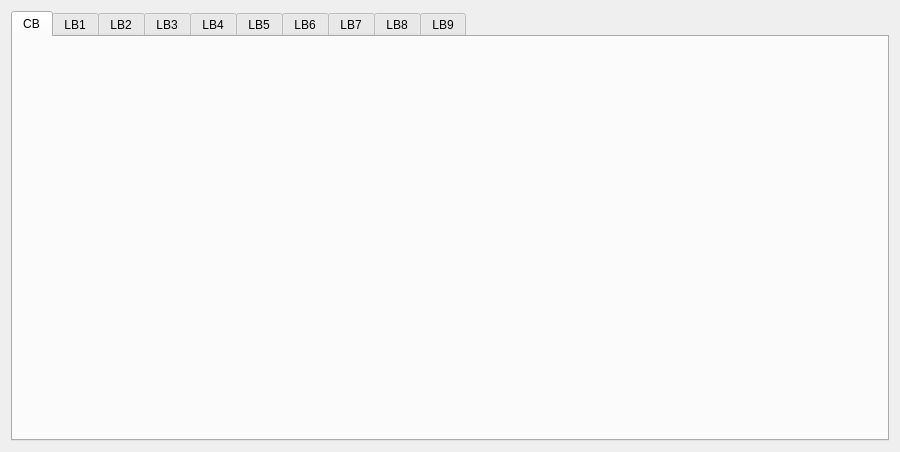
<?xml version="1.0" encoding="UTF-8"?>
<ui version="4.0">
 <class>realTime</class>
 <widget class="QDialog" name="realTime">
  <property name="geometry">
   <rect>
    <x>0</x>
    <y>0</y>
    <width>900</width>
    <height>452</height>
   </rect>
  </property>
  <property name="windowTitle">
   <string>Dialog</string>
  </property>
  <layout class="QGridLayout" name="gridLayout_2">
   <item row="0" column="0">
    <widget class="QTabWidget" name="tabWidget">
     <property name="sizePolicy">
      <sizepolicy hsizetype="Expanding" vsizetype="Expanding">
       <horstretch>0</horstretch>
       <verstretch>0</verstretch>
      </sizepolicy>
     </property>
     <property name="currentIndex">
      <number>0</number>
     </property>
     <widget class="QWidget" name="tab_1">
      <attribute name="title">
       <string>CB</string>
      </attribute>
      <layout class="QGridLayout" name="gridLayout_3">
       <item row="0" column="0">
        <widget class="QCustomPlot" name="plot_CB" native="true">
         <property name="sizePolicy">
          <sizepolicy hsizetype="Expanding" vsizetype="Expanding">
           <horstretch>0</horstretch>
           <verstretch>0</verstretch>
          </sizepolicy>
         </property>
         <layout class="QFormLayout" name="formLayout">
          <item row="0" column="0">
           <widget class="QDialogButtonBox" name="buttonBox">
            <property name="sizePolicy">
             <sizepolicy hsizetype="Expanding" vsizetype="Expanding">
              <horstretch>0</horstretch>
              <verstretch>0</verstretch>
             </sizepolicy>
            </property>
            <property name="orientation">
             <enum>Qt::Horizontal</enum>
            </property>
            <property name="standardButtons">
             <set>QDialogButtonBox::NoButton</set>
            </property>
           </widget>
          </item>
         </layout>
        </widget>
       </item>
      </layout>
     </widget>
     <widget class="QWidget" name="tab_2">
      <attribute name="title">
       <string>LB1</string>
      </attribute>
      <layout class="QGridLayout" name="gridLayout_4">
       <item row="0" column="0">
        <widget class="QCustomPlot" name="plot_LB1" native="true"/>
       </item>
      </layout>
     </widget>
     <widget class="QWidget" name="tab_3">
      <attribute name="title">
       <string>LB2</string>
      </attribute>
      <layout class="QGridLayout" name="gridLayout_5">
       <item row="0" column="0">
        <widget class="QCustomPlot" name="plot_LB2" native="true"/>
       </item>
      </layout>
     </widget>
     <widget class="QWidget" name="tab_4">
      <attribute name="title">
       <string>LB3</string>
      </attribute>
      <layout class="QGridLayout" name="gridLayout">
       <item row="0" column="0">
        <widget class="QCustomPlot" name="plot_LB3" native="true"/>
       </item>
      </layout>
     </widget>
     <widget class="QWidget" name="tab">
      <attribute name="title">
       <string>LB4</string>
      </attribute>
      <layout class="QGridLayout" name="gridLayout_6">
       <item row="0" column="0">
        <widget class="QCustomPlot" name="plot_LB4" native="true"/>
       </item>
      </layout>
     </widget>
     <widget class="QWidget" name="tab_5">
      <attribute name="title">
       <string>LB5</string>
      </attribute>
      <layout class="QGridLayout" name="gridLayout_7">
       <item row="0" column="0">
        <widget class="QCustomPlot" name="plot_LB5" native="true"/>
       </item>
      </layout>
     </widget>
     <widget class="QWidget" name="tab_6">
      <attribute name="title">
       <string>LB6</string>
      </attribute>
      <layout class="QGridLayout" name="gridLayout_8">
       <item row="0" column="0">
        <widget class="QCustomPlot" name="plot_LB6" native="true"/>
       </item>
      </layout>
     </widget>
     <widget class="QWidget" name="tab_7">
      <attribute name="title">
       <string>LB7</string>
      </attribute>
      <layout class="QGridLayout" name="gridLayout_9">
       <item row="0" column="0">
        <widget class="QCustomPlot" name="plot_LB7" native="true"/>
       </item>
      </layout>
     </widget>
     <widget class="QWidget" name="tab_8">
      <attribute name="title">
       <string>LB8</string>
      </attribute>
      <layout class="QGridLayout" name="gridLayout_10">
       <item row="0" column="0">
        <widget class="QCustomPlot" name="plot_LB8" native="true"/>
       </item>
      </layout>
     </widget>
     <widget class="QWidget" name="tab_9">
      <attribute name="title">
       <string>LB9</string>
      </attribute>
      <layout class="QGridLayout" name="gridLayout_11">
       <item row="0" column="0">
        <widget class="QCustomPlot" name="plot_LB9" native="true"/>
       </item>
      </layout>
     </widget>
    </widget>
   </item>
  </layout>
 </widget>
 <customwidgets>
  <customwidget>
   <class>QCustomPlot</class>
   <extends>QWidget</extends>
   <header>qcustomplot.h</header>
   <container>1</container>
  </customwidget>
 </customwidgets>
 <resources/>
 <connections/>
</ui>
